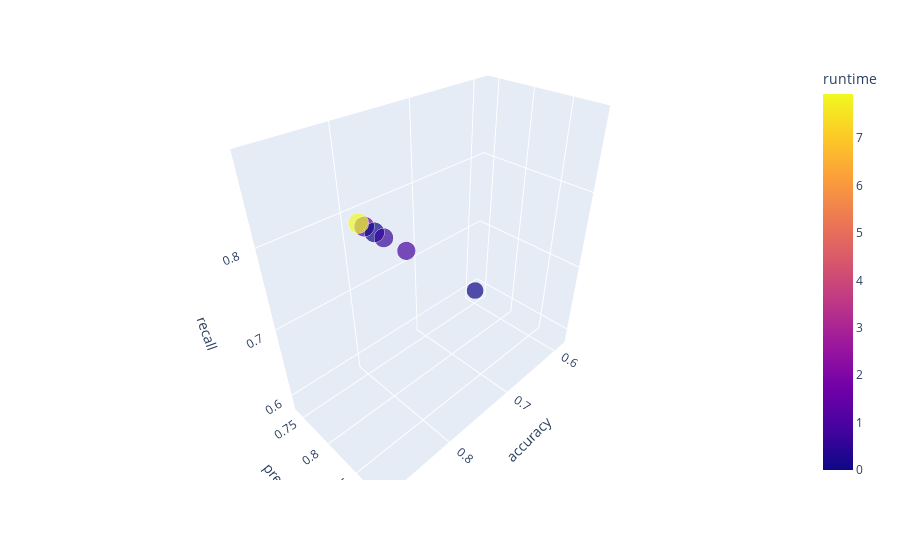

The notebook cell this image was saved under:
### Code cell
# Create 3D Scatter plot to view model performance
fig = px.scatter_3d(score_df, x='accuracy', y='precision', z='recall',
              color='runtime',size='F1',hover_name='name')
fig.show()

### Figure 1 — Plotly figure (JSON) as saved in the notebook; plotly's stock layout.template omitted (floating-point values rounded to 4 significant figures)
{"data": [{"hovertemplate": "<b>%{hovertext}</b><br><br>accuracy=%{x}<br>precision=%{y}<br>recall=%{z}<br>F1=%{marker.size}<br>runtime=%{marker.color}<extra></extra>", "hovertext": ["MLP Neural Network", "Random Forest", "K-Nearest Neighbors", "Decision Tree", "Gaussian Naive Bayes", "Convolution Neural Network"], "legendgroup": "", "marker": {"color": [0.8879, 1.344, 0.0002161, 0.6364, 0.009198, 7.934], "coloraxis": "coloraxis", "size": [0.7293, 0.8788, 0.8591, 0.7914, 0.615, 0.8856], "sizemode": "area", "sizeref": 0.002214, "symbol": "circle"}, "mode": "markers", "name": "", "scene": "scene", "showlegend": false, "type": "scatter3d", "x": [0.725, 0.8774, 0.8577, 0.792, 0.5856, 0.8858], "y": [0.7458, 0.8815, 0.8658, 0.7913, 0.7375, 0.8873], "z": [0.725, 0.8774, 0.8577, 0.792, 0.5856, 0.8858]}], "layout": {"coloraxis": {"colorbar": {"title": {"text": "runtime"}}, "colorscale": [[0, "#0d0887"], [0.1111, "#46039f"], [0.2222, "#7201a8"], [0.3333, "#9c179e"], [0.4444, "#bd3786"], [0.5556, "#d8576b"], [0.6667, "#ed7953"], [0.7778, "#fb9f3a"], [0.8889, "#fdca26"], [1, "#f0f921"]]}, "legend": {"itemsizing": "constant", "tracegroupgap": 0}, "margin": {"t": 60}, "scene": {"domain": {"x": [0, 1], "y": [0, 1]}, "xaxis": {"title": {"text": "accuracy"}}, "yaxis": {"title": {"text": "precision"}}, "zaxis": {"title": {"text": "recall"}}}}}
